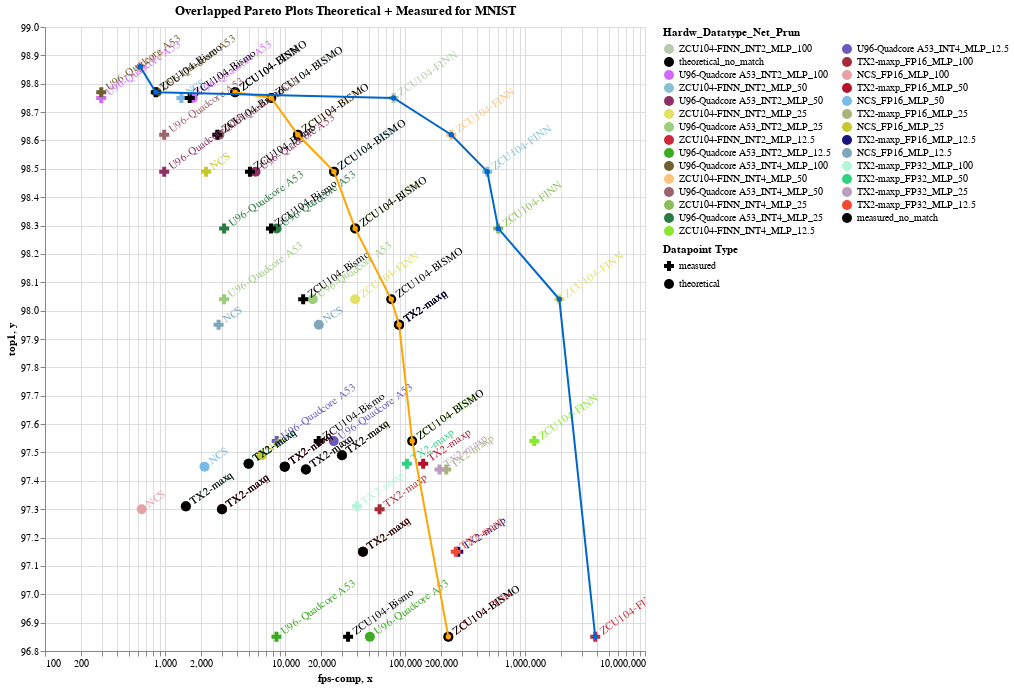

Write notebook code for a chart like this one.
### Markdown cell above
In order to easily understand how accurate predictions were, an overlapping between the Theoretical Pareto Plot and Measured Pareto Plot was made. In the plot below we have both theoretical (orange) and measured (blue) pareto lines. All measured datapoins are represented as crosses and all theoretical datatpoins are represented as circles. Some theoretical datapoints don't have a measured matched datapoint and the same goes for the measured datapoints. The theoretical pareto curve is, as expected, on the right of the measured one, as predictions are sometimes different form measurements.

### Code cell
#hide_input
%run scripts/overlapped_pareto.py
get_overlapped_pareto('mnist')

### Figure 1 — Vega-Lite specification as saved in the notebook (floating-point values rounded to 4 significant figures)
{"config": {"view": {"continuousWidth": 400, "continuousHeight": 300}}, "layer": [{"layer": [{"mark": {"type": "point", "filled": true, "opacity": 1, "size": 100}, "encoding": {"color": {"type": "nominal", "field": "color", "legend": {"columns": 2, "title": "Hardw_Datatype_Net_Prun"}, "scale": {"domain": ["ZCU104-FINN_INT2_MLP_100", "theoretical_no_match", "U96-Quadcore A53_INT2_MLP_100", "ZCU104-FINN_INT2_MLP_50", "U96-Quadcore A53_INT2_MLP_50", "ZCU104-FINN_INT2_MLP_25", "U96-Quadcore A53_INT2_MLP_25", "ZCU104-FINN_INT2_MLP_12.5", "U96-Quadcore A53_INT2_MLP_12.5", "U96-Quadcore A53_INT4_MLP_100", "ZCU104-FINN_INT4_MLP_50", "U96-Quadcore A53_INT4_MLP_50", "ZCU104-FINN_INT4_MLP_25", "U96-Quadcore A53_INT4_MLP_25", "ZCU104-FINN_INT4_MLP_12.5", "U96-Quadcore A53_INT4_MLP_12.5", "TX2-maxp_FP16_MLP_100", "NCS_FP16_MLP_100", "TX2-maxp_FP16_MLP_50", "NCS_FP16_MLP_50", "TX2-maxp_FP16_MLP_25", "NCS_FP16_MLP_25", "TX2-maxp_FP16_MLP_12.5", "NCS_FP16_MLP_12.5", "TX2-maxp_FP32_MLP_100", "TX2-maxp_FP32_MLP_50", "TX2-maxp_FP32_MLP_25", "TX2-maxp_FP32_MLP_12.5", "measured_no_match"], "range": ["#B7CAAC", "#000000", "#D269FC", "#86C2D3", "#8E3064", "#E2E162", "#9DCE7E", "#CD2939", "#3BAB22", "#705F2F", "#FBC479", "#9D626E", "#8ABD58", "#297B42", "#8AE833", "#695CBE", "#A82B3A", "#E4A3A5", "#B4122B", "#79BAE6", "#A8B37A", "#C7C82D", "#190F7D", "#7FA6BA", "#B3F6DC", "#2FD281", "#BA9EBE", "#F54830", "#000000"]}}, "shape": {"type": "nominal", "field": "type", "legend": {"title": "Datapoint Type"}, "scale": {"range": ["cross", "circle"]}}, "tooltip": [{"type": "nominal", "field": "hardw_datatype_net_prun"}, {"type": "nominal", "field": "color"}, {"type": "nominal", "field": "type"}, {"type": "quantitative", "field": "fps-comp"}, {"type": "nominal", "field": "top1"}], "x": {"type": "quantitative", "field": "fps-comp", "scale": {"type": "log"}}, "y": {"type": "quantitative", "field": "top1", "scale": {"zero": false}}}, "height": 624.0, "selection": {"selector015": {"type": "interval", "bind": "scales", "encodings": ["x", "y"]}}, "title": "Overlapped Pareto Plots Theoretical + Measured for MNIST", "width": 600}, {"mark": {"type": "text", "align": "left", "angle": 325, "baseline": "middle", "dx": 7}, "encoding": {"color": {"type": "nominal", "field": "color", "legend": {"columns": 2, "title": "Hardw_Datatype_Net_Prun"}, "scale": {"domain": ["ZCU104-FINN_INT2_MLP_100", "theoretical_no_match", "U96-Quadcore A53_INT2_MLP_100", "ZCU104-FINN_INT2_MLP_50", "U96-Quadcore A53_INT2_MLP_50", "ZCU104-FINN_INT2_MLP_25", "U96-Quadcore A53_INT2_MLP_25", "ZCU104-FINN_INT2_MLP_12.5", "U96-Quadcore A53_INT2_MLP_12.5", "U96-Quadcore A53_INT4_MLP_100", "ZCU104-FINN_INT4_MLP_50", "U96-Quadcore A53_INT4_MLP_50", "ZCU104-FINN_INT4_MLP_25", "U96-Quadcore A53_INT4_MLP_25", "ZCU104-FINN_INT4_MLP_12.5", "U96-Quadcore A53_INT4_MLP_12.5", "TX2-maxp_FP16_MLP_100", "NCS_FP16_MLP_100", "TX2-maxp_FP16_MLP_50", "NCS_FP16_MLP_50", "TX2-maxp_FP16_MLP_25", "NCS_FP16_MLP_25", "TX2-maxp_FP16_MLP_12.5", "NCS_FP16_MLP_12.5", "TX2-maxp_FP32_MLP_100", "TX2-maxp_FP32_MLP_50", "TX2-maxp_FP32_MLP_25", "TX2-maxp_FP32_MLP_12.5", "measured_no_match"], "range": ["#B7CAAC", "#000000", "#D269FC", "#86C2D3", "#8E3064", "#E2E162", "#9DCE7E", "#CD2939", "#3BAB22", "#705F2F", "#FBC479", "#9D626E", "#8ABD58", "#297B42", "#8AE833", "#695CBE", "#A82B3A", "#E4A3A5", "#B4122B", "#79BAE6", "#A8B37A", "#C7C82D", "#190F7D", "#7FA6BA", "#B3F6DC", "#2FD281", "#BA9EBE", "#F54830", "#000000"]}}, "shape": {"type": "nominal", "field": "type", "legend": {"title": "Datapoint Type"}, "scale": {"range": ["cross", "circle"]}}, "text": {"type": "nominal", "field": "hardw"}, "tooltip": [{"type": "nominal", "field": "hardw_datatype_net_prun"}, {"type": "nominal", "field": "color"}, {"type": "nominal", "field": "type"}, {"type": "quantitative", "field": "fps-comp"}, {"type": "nominal", "field": "top1"}], "x": {"type": "quantitative", "field": "fps-comp", "scale": {"type": "log"}}, "y": {"type": "quantitative", "field": "top1", "scale": {"zero": false}}}, "height": 624.0, "title": "Overlapped Pareto Plots Theoretical + Measured for MNIST", "width": 600}], "data": {"name": "data-4100ff70d9eec579d9c64f9fcf7022bb"}}, {"layer": [{"data": {"name": "data-cbc69d3c80f54c2420bfdac935848113"}, "mark": {"type": "line", "point": true}, "encoding": {"color": {"value": "#FFA500"}, "tooltip": [{"type": "nominal", "field": "group"}, {"type": "quantitative", "field": "x"}, {"type": "nominal", "field": "y"}], "x": {"type": "quantitative", "field": "x", "scale": {"type": "log"}}, "y": {"type": "quantitative", "field": "y", "scale": {"zero": false}}}, "selection": {"selector013": {"type": "interval", "bind": "scales", "encodings": ["x", "y"]}}}, {"data": {"name": "data-122073e9146c66ed189e3f49410c7cb9"}, "mark": {"type": "line", "point": true}, "encoding": {"color": {"value": "#0066CC"}, "tooltip": [{"type": "nominal", "field": "group"}, {"type": "quantitative", "field": "x"}, {"type": "quantitative", "field": "y"}], "x": {"type": "quantitative", "field": "x", "scale": {"type": "log"}}, "y": {"type": "quantitative", "field": "y", "scale": {"zero": false}}}, "selection": {"selector014": {"type": "interval", "bind": "scales", "encodings": ["x", "y"]}}}]}], "resolve": {"scale": {"color": "independent", "shape": "independent"}}, "title": "Overlapped Pareto Plots Theoretical + Measured for MNIST", "$schema": "https://vega.github.io/schema/vega-lite/v4.0.2.json", "datasets": {"data-4100ff70d9eec579d9c64f9fcf7022bb": [{"hardw_datatype_net_prun": "ZCU104-FINN_INT2_MLP_100", "hardw": "ZCU104-FINN", "network": "MLP", "fps-comp": 7680.0, "top1": "98.75", "type": "theoretical", "pairs": true, "color": "ZCU104-FINN_INT2_MLP_100"}, {"hardw_datatype_net_prun": "ZCU104-BISMO_INT2_MLP_100", "hardw": "ZCU104-BISMO", "network": "MLP", "fps-comp": 7680.0, "top1": "98.75", "type": "theoretical", "pairs": false, "color": "theoretical_no_match"}, {"hardw_datatype_net_prun": "U96-Quadcore A53_INT2_MLP_100", "hardw": "U96-Quadcore A53", "network": "MLP", "fps-comp": 1704.0, "top1": "98.75", "type": "theoretical", "pairs": true, "color": "U96-Quadcore A53_INT2_MLP_100"}, {"hardw_datatype_net_prun": "ZCU104-FINN_INT2_MLP_50", "hardw": "ZCU104-FINN", "network": "MLP", "fps-comp": 25600.0, "top1": "98.49", "type": "theoretical", "pairs": true, "color": "ZCU104-FINN_INT2_MLP_50"}, {"hardw_datatype_net_prun": "ZCU104-BISMO_INT2_MLP_50", "hardw": "ZCU104-BISMO", "network": "MLP", "fps-comp": 25600.0, "top1": "98.49", "type": "theoretical", "pairs": false, "color": "theoretical_no_match"}, {"hardw_datatype_net_prun": "U96-Quadcore A53_INT2_MLP_50", "hardw": "U96-Quadcore A53", "network": "MLP", "fps-comp": 5680.0, "top1": "98.49", "type": "theoretical", "pairs": true, "color": "U96-Quadcore A53_INT2_MLP_50"}, {"hardw_datatype_net_prun": "ZCU104-FINN_INT2_MLP_25", "hardw": "ZCU104-FINN", "network": "MLP", "fps-comp": 38400.0, "top1": "98.04", "type": "theoretical", "pairs": true, "color": "ZCU104-FINN_INT2_MLP_25"}, {"hardw_datatype_net_prun": "ZCU104-BISMO_INT2_MLP_25", "hardw": "ZCU104-BISMO", "network": "MLP", "fps-comp": 76800.0, "top1": "98.04", "type": "theoretical", "pairs": false, "color": "theoretical_no_match"}, {"hardw_datatype_net_prun": "U96-Quadcore A53_INT2_MLP_25", "hardw": "U96-Quadcore A53", "network": "MLP", "fps-comp": 17040.0, "top1": "98.04", "type": "theoretical", "pairs": true, "color": "U96-Quadcore A53_INT2_MLP_25"}, {"hardw_datatype_net_prun": "ZCU104-FINN_INT2_MLP_12.5", "hardw": "ZCU104-FINN", "network": "MLP", "fps-comp": 229700.0, "top1": "96.85", "type": "theoretical", "pairs": true, "color": "ZCU104-FINN_INT2_MLP_12.5"}, {"hardw_datatype_net_prun": "ZCU104-BISMO_INT2_MLP_12.5", "hardw": "ZCU104-BISMO", "network": "MLP", "fps-comp": 229700.0, "top1": "96.85", "type": "theoretical", "pairs": false, "color": "theoretical_no_match"}, {"hardw_datatype_net_prun": "U96-Quadcore A53_INT2_MLP_12.5", "hardw": "U96-Quadcore A53", "network": "MLP", "fps-comp": 50970.0, "top1": "96.85", "type": "theoretical", "pairs": true, "color": "U96-Quadcore A53_INT2_MLP_12.5"}, {"hardw_datatype_net_prun": "ZCU104-FINN_INT4_MLP_100", "hardw": "ZCU104-FINN", "network": "MLP", "fps-comp": 3840.0, "top1": "98.77", "type": "theoretical", "pairs": false, "color": "theoretical_no_match"}, {"hardw_datatype_net_prun": "ZCU104-BISMO_INT4_MLP_100", "hardw": "ZCU104-BISMO", "network": "MLP", "fps-comp": 3840.0, "top1": "98.77", "type": "theoretical", "pairs": false, "color": "theoretical_no_match"}, {"hardw_datatype_net_prun": "U96-Quadcore A53_INT4_MLP_100", "hardw": "U96-Quadcore A53", "network": "MLP", "fps-comp": 852.0, "top1": "98.77", "type": "theoretical", "pairs": true, "color": "U96-Quadcore A53_INT4_MLP_100"}, {"hardw_datatype_net_prun": "ZCU104-FINN_INT4_MLP_50", "hardw": "ZCU104-FINN", "network": "MLP", "fps-comp": 12800.0, "top1": "98.62", "type": "theoretical", "pairs": true, "color": "ZCU104-FINN_INT4_MLP_50"}, {"hardw_datatype_net_prun": "ZCU104-BISMO_INT4_MLP_50", "hardw": "ZCU104-BISMO", "network": "MLP", "fps-comp": 12800.0, "top1": "98.62", "type": "theoretical", "pairs": false, "color": "theoretical_no_match"}, {"hardw_datatype_net_prun": "U96-Quadcore A53_INT4_MLP_50", "hardw": "U96-Quadcore A53", "network": "MLP", "fps-comp": 2840.0, "top1": "98.62", "type": "theoretical", "pairs": true, "color": "U96-Quadcore A53_INT4_MLP_50"}, {"hardw_datatype_net_prun": "ZCU104-FINN_INT4_MLP_25", "hardw": "ZCU104-FINN", "network": "MLP", "fps-comp": 38400.0, "top1": "98.29", "type": "theoretical", "pairs": true, "color": "ZCU104-FINN_INT4_MLP_25"}, {"hardw_datatype_net_prun": "ZCU104-BISMO_INT4_MLP_25", "hardw": "ZCU104-BISMO", "network": "MLP", "fps-comp": 38400.0, "top1": "98.29", "type": "theoretical", "pairs": false, "color": "theoretical_no_match"}, {"hardw_datatype_net_prun": "U96-Quadcore A53_INT4_MLP_25", "hardw": "U96-Quadcore A53", "network": "MLP", "fps-comp": 8520.0, "top1": "98.29", "type": "theoretical", "pairs": true, "color": "U96-Quadcore A53_INT4_MLP_25"}, {"hardw_datatype_net_prun": "ZCU104-FINN_INT4_MLP_12.5", "hardw": "ZCU104-FINN", "network": "MLP", "fps-comp": 114900.0, "top1": "97.54", "type": "theoretical", "pairs": true, "color": "ZCU104-FINN_INT4_MLP_12.5"}, {"hardw_datatype_net_prun": "ZCU104-BISMO_INT4_MLP_12.5", "hardw": "ZCU104-BISMO", "network": "MLP", "fps-comp": 114900.0, "top1": "97.54", "type": "theoretical", "pairs": false, "color": "theoretical_no_match"}, {"hardw_datatype_net_prun": "U96-Quadcore A53_INT4_MLP_12.5", "hardw": "U96-Quadcore A53", "network": "MLP", "fps-comp": 25480.0, "top1": "97.54", "type": "theoretical", "pairs": true, "color": "U96-Quadcore A53_INT4_MLP_12.5"}, {"hardw_datatype_net_prun": "TX2-maxn_FP16_MLP_100", "hardw": "TX2-maxn", "network": "MLP", "fps-comp": 2985.0, "top1": "97.3", "type": "theoretical", "pairs": false, "color": "theoretical_no_match"}, {"hardw_datatype_net_prun": "TX2-maxp_FP16_MLP_100", "hardw": "TX2-maxp", "network": "MLP", "fps-comp": 2985.0, "top1": "97.3", "type": "theoretical", "pairs": true, "color": "TX2-maxp_FP16_MLP_100"}, {"hardw_datatype_net_prun": "TX2-maxq_FP16_MLP_100", "hardw": "TX2-maxq", "network": "MLP", "fps-comp": 2985.0, "top1": "97.3", "type": "theoretical", "pairs": false, "color": "theoretical_no_match"}, {"hardw_datatype_net_prun": "NCS_FP16_MLP_100", "hardw": "NCS", "network": "MLP", "fps-comp": 640.0, "top1": "97.3", "type": "theoretical", "pairs": true, "color": "NCS_FP16_MLP_100"}, {"hardw_datatype_net_prun": "TX2-maxn_FP16_MLP_50", "hardw": "TX2-maxn", "network": "MLP", "fps-comp": 9950.0, "top1": "97.45", "type": "theoretical", "pairs": false, "color": "theoretical_no_match"}, {"hardw_datatype_net_prun": "TX2-maxp_FP16_MLP_50", "hardw": "TX2-maxp", "network": "MLP", "fps-comp": 9950.0, "top1": "97.45", "type": "theoretical", "pairs": true, "color": "TX2-maxp_FP16_MLP_50"}, {"hardw_datatype_net_prun": "TX2-maxq_FP16_MLP_50", "hardw": "TX2-maxq", "network": "MLP", "fps-comp": 9950.0, "top1": "97.45", "type": "theoretical", "pairs": false, "color": "theoretical_no_match"}, {"hardw_datatype_net_prun": "NCS_FP16_MLP_50", "hardw": "NCS", "network": "MLP", "fps-comp": 2133.0, "top1": "97.45", "type": "theoretical", "pairs": true, "color": "NCS_FP16_MLP_50"}, {"hardw_datatype_net_prun": "TX2-maxn_FP16_MLP_25", "hardw": "TX2-maxn", "network": "MLP", "fps-comp": 29850.0, "top1": "97.49", "type": "theoretical", "pairs": false, "color": "theoretical_no_match"}, {"hardw_datatype_net_prun": "TX2-maxp_FP16_MLP_25", "hardw": "TX2-maxp", "network": "MLP", "fps-comp": 29850.0, "top1": "97.49", "type": "theoretical", "pairs": true, "color": "TX2-maxp_FP16_MLP_25"}, {"hardw_datatype_net_prun": "TX2-maxq_FP16_MLP_25", "hardw": "TX2-maxq", "network": "MLP", "fps-comp": 29850.0, "top1": "97.49", "type": "theoretical", "pairs": false, "color": "theoretical_no_match"}, {"hardw_datatype_net_prun": "NCS_FP16_MLP_25", "hardw": "NCS", "network": "MLP", "fps-comp": 6400.0, "top1": "97.49", "type": "theoretical", "pairs": true, "color": "NCS_FP16_MLP_25"}, {"hardw_datatype_net_prun": "TX2-maxn_FP16_MLP_12.5", "hardw": "TX2-maxn", "network": "MLP", "fps-comp": 89280.0, "top1": "97.95", "type": "theoretical", "pairs": false, "color": "theoretical_no_match"}, {"hardw_datatype_net_prun": "TX2-maxp_FP16_MLP_12.5", "hardw": "TX2-maxp", "network": "MLP", "fps-comp": 89280.0, "top1": "97.95", "type": "theoretical", "pairs": true, "color": "TX2-maxp_FP16_MLP_12.5"}, {"hardw_datatype_net_prun": "TX2-maxq_FP16_MLP_12.5", "hardw": "TX2-maxq", "network": "MLP", "fps-comp": 89280.0, "top1": "97.95", "type": "theoretical", "pairs": false, "color": "theoretical_no_match"}, {"hardw_datatype_net_prun": "NCS_FP16_MLP_12.5", "hardw": "NCS", "network": "MLP", "fps-comp": 19140.0, "top1": "97.95", "type": "theoretical", "pairs": true, "color": "NCS_FP16_MLP_12.5"}, {"hardw_datatype_net_prun": "TX2-maxn_FP32_MLP_100", "hardw": "TX2-maxn", "network": "MLP", "fps-comp": 1492.0, "top1": "97.31", "type": "theoretical", "pairs": false, "color": "theoretical_no_match"}, {"hardw_datatype_net_prun": "TX2-maxp_FP32_MLP_100", "hardw": "TX2-maxp", "network": "MLP", "fps-comp": 1492.0, "top1": "97.31", "type": "theoretical", "pairs": true, "color": "TX2-maxp_FP32_MLP_100"}, {"hardw_datatype_net_prun": "TX2-maxq_FP32_MLP_100", "hardw": "TX2-maxq", "network": "MLP", "fps-comp": 1492.0, "top1": "97.31", "type": "theoretical", "pairs": false, "color": "theoretical_no_match"}, {"hardw_datatype_net_prun": "TX2-maxn_FP32_MLP_50", "hardw": "TX2-maxn", "network": "MLP", "fps-comp": 4975.0, "top1": "97.46", "type": "theoretical", "pairs": false, "color": "theoretical_no_match"}, {"hardw_datatype_net_prun": "TX2-maxp_FP32_MLP_50", "hardw": "TX2-maxp", "network": "MLP", "fps-comp": 4975.0, "top1": "97.46", "type": "theoretical", "pairs": true, "color": "TX2-maxp_FP32_MLP_50"}, {"hardw_datatype_net_prun": "TX2-maxq_FP32_MLP_50", "hardw": "TX2-maxq", "network": "MLP", "fps-comp": 4975.0, "top1": "97.46", "type": "theoretical", "pairs": false, "color": "theoretical_no_match"}, {"hardw_datatype_net_prun": "TX2-maxn_FP32_MLP_25", "hardw": "TX2-maxn", "network": "MLP", "fps-comp": 14920.0, "top1": "97.44", "type": "theoretical", "pairs": false, "color": "theoretical_no_match"}, {"hardw_datatype_net_prun": "TX2-maxp_FP32_MLP_25", "hardw": "TX2-maxp", "network": "MLP", "fps-comp": 14920.0, "top1": "97.44", "type": "theoretical", "pairs": true, "color": "TX2-maxp_FP32_MLP_25"}, {"hardw_datatype_net_prun": "TX2-maxq_FP32_MLP_25", "hardw": "TX2-maxq", "network": "MLP", "fps-comp": 14920.0, "top1": "97.44", "type": "theoretical", "pairs": false, "color": "theoretical_no_match"}, {"hardw_datatype_net_prun": "TX2-maxn_FP32_MLP_12.5", "hardw": "TX2-maxn", "network": "MLP", "fps-comp": 44640.0, "top1": "97.15", "type": "theoretical", "pairs": false, "color": "theoretical_no_match"}, {"hardw_datatype_net_prun": "TX2-maxp_FP32_MLP_12.5", "hardw": "TX2-maxp", "network": "MLP", "fps-comp": 44640.0, "top1": "97.15", "type": "theoretical", "pairs": true, "color": "TX2-maxp_FP32_MLP_12.5"}, {"hardw_datatype_net_prun": "TX2-maxq_FP32_MLP_12.5", "hardw": "TX2-maxq", "network": "MLP", "fps-comp": 44640.0, "top1": "97.15", "type": "theoretical", "pairs": false, "color": "theoretical_no_match"}, {"hardw_datatype_net_prun": "NCS_FP16_MLP_100", "hardw": "NCS", "network": "MLP", "fps-comp": 621.3, "top1": 98.86, "type": "measured", "pairs": true, "color": "NCS_FP16_MLP_100"}, {"hardw_datatype_net_prun": "NCS_FP16_MLP_12.5", "hardw": "NCS", "network": "MLP", "fps-comp": 2796.0, "top1": 97.95, "type": "measured", "pairs": true, "color": "NCS_FP16_MLP_12.5"}, {"hardw_datatype_net_prun": "NCS_FP16_MLP_25", "hardw": "NCS", "network": "MLP", "fps-comp": 2197.0, "top1": 98.49, "type": "measured", "pairs": true, "color": "NCS_FP16_MLP_25"}, {"hardw_datatype_net_prun": "NCS_FP16_MLP_50", "hardw": "NCS", "network": "MLP", "fps-comp": 1371.0, "top1": 98.75, "type": "measured", "pairs": true, "color": "NCS_FP16_MLP_50"}, {"hardw_datatype_net_prun": "TX2-maxp_FP16_MLP_100", "hardw": "TX2-maxp", "network": "MLP", "fps-comp": 61410.0, "top1": 97.3, "type": "measured", "pairs": true, "color": "TX2-maxp_FP16_MLP_100"}, {"hardw_datatype_net_prun": "TX2-maxp_FP16_MLP_12.5", "hardw": "TX2-maxp", "network": "MLP", "fps-comp": 278000.0, "top1": 97.15, "type": "measured", "pairs": true, "color": "TX2-maxp_FP16_MLP_12.5"}, {"hardw_datatype_net_prun": "TX2-maxp_FP16_MLP_25", "hardw": "TX2-maxp", "network": "MLP", "fps-comp": 220800.0, "top1": 97.44, "type": "measured", "pairs": true, "color": "TX2-maxp_FP16_MLP_25"}, {"hardw_datatype_net_prun": "TX2-maxp_FP16_MLP_50", "hardw": "TX2-maxp", "network": "MLP", "fps-comp": 141700.0, "top1": 97.46, "type": "measured", "pairs": true, "color": "TX2-maxp_FP16_MLP_50"}, {"hardw_datatype_net_prun": "TX2-maxp_FP32_MLP_100", "hardw": "TX2-maxp", "network": "MLP", "fps-comp": 39800.0, "top1": 97.31, "type": "measured", "pairs": true, "color": "TX2-maxp_FP32_MLP_100"}, {"hardw_datatype_net_prun": "TX2-maxp_FP32_MLP_12.5", "hardw": "TX2-maxp", "network": "MLP", "fps-comp": 264900.0, "top1": 97.15, "type": "measured", "pairs": true, "color": "TX2-maxp_FP32_MLP_12.5"}, {"hardw_datatype_net_prun": "TX2-maxp_FP32_MLP_25", "hardw": "TX2-maxp", "network": "MLP", "fps-comp": 193900.0, "top1": 97.44, "type": "measured", "pairs": true, "color": "TX2-maxp_FP32_MLP_25"}, {"hardw_datatype_net_prun": "TX2-maxp_FP32_MLP_50", "hardw": "TX2-maxp", "network": "MLP", "fps-comp": 103800.0, "top1": 97.46, "type": "measured", "pairs": true, "color": "TX2-maxp_FP32_MLP_50"}, {"hardw_datatype_net_prun": "U96-Quadcore A53_INT2_MLP_100", "hardw": "U96-Quadcore A53", "network": "MLP", "fps-comp": 294.1, "top1": 98.75, "type": "measured", "pairs": true, "color": "U96-Quadcore A53_INT2_MLP_100"}, {"hardw_datatype_net_prun": "U96-Quadcore A53_INT2_MLP_12.5", "hardw": "U96-Quadcore A53", "network": "MLP", "fps-comp": 8494.0, "top1": 96.85, "type": "measured", "pairs": true, "color": "U96-Quadcore A53_INT2_MLP_12.5"}, {"hardw_datatype_net_prun": "U96-Quadcore A53_INT2_MLP_25", "hardw": "U96-Quadcore A53", "network": "MLP", "fps-comp": 3105.0, "top1": 98.04, "type": "measured", "pairs": true, "color": "U96-Quadcore A53_INT2_MLP_25"}, {"hardw_datatype_net_prun": "U96-Quadcore A53_INT2_MLP_50", "hardw": "U96-Quadcore A53", "network": "MLP", "fps-comp": 985.3, "top1": 98.49, "type": "measured", "pairs": true, "color": "U96-Quadcore A53_INT2_MLP_50"}, {"hardw_datatype_net_prun": "U96-Quadcore A53_INT4_MLP_100", "hardw": "U96-Quadcore A53", "network": "MLP", "fps-comp": 294.4, "top1": 98.77, "type": "measured", "pairs": true, "color": "U96-Quadcore A53_INT4_MLP_100"}, {"hardw_datatype_net_prun": "U96-Quadcore A53_INT4_MLP_12.5", "hardw": "U96-Quadcore A53", "network": "MLP", "fps-comp": 8536.0, "top1": 97.54, "type": "measured", "pairs": true, "color": "U96-Quadcore A53_INT4_MLP_12.5"}, {"hardw_datatype_net_prun": "U96-Quadcore A53_INT4_MLP_25", "hardw": "U96-Quadcore A53", "network": "MLP", "fps-comp": 3110.0, "top1": 98.29, "type": "measured", "pairs": true, "color": "U96-Quadcore A53_INT4_MLP_25"}, {"hardw_datatype_net_prun": "U96-Quadcore A53_INT4_MLP_50", "hardw": "U96-Quadcore A53", "network": "MLP", "fps-comp": 984.9, "top1": 98.62, "type": "measured", "pairs": true, "color": "U96-Quadcore A53_INT4_MLP_50"}, {"hardw_datatype_net_prun": "ZCU104-Bismo_INT2_MLP_100", "hardw": "ZCU104-Bismo", "network": "MLP", "fps-comp": 1607.0, "top1": 98.75, "type": "measured", "pairs": false, "color": "measured_no_match"}, {"hardw_datatype_net_prun": "ZCU104-Bismo_INT2_MLP_12.5", "hardw": "ZCU104-Bismo", "network": "MLP", "fps-comp": 33540.0, "top1": 96.85, "type": "measured", "pairs": false, "color": "measured_no_match"}, {"hardw_datatype_net_prun": "ZCU104-Bismo_INT2_MLP_25", "hardw": "ZCU104-Bismo", "network": "MLP", "fps-comp": 14170.0, "top1": 98.04, "type": "measured", "pairs": false, "color": "measured_no_match"}, {"hardw_datatype_net_prun": "ZCU104-Bismo_INT2_MLP_50", "hardw": "ZCU104-Bismo", "network": "MLP", "fps-comp": 5104.0, "top1": 98.49, "type": "measured", "pairs": false, "color": "measured_no_match"}, {"hardw_datatype_net_prun": "ZCU104-Bismo_INT4_MLP_100", "hardw": "ZCU104-Bismo", "network": "MLP", "fps-comp": 838.4, "top1": 98.77, "type": "measured", "pairs": false, "color": "measured_no_match"}, {"hardw_datatype_net_prun": "ZCU104-Bismo_INT4_MLP_12.5", "hardw": "ZCU104-Bismo", "network": "MLP", "fps-comp": 19090.0, "top1": 97.54, "type": "measured", "pairs": false, "color": "measured_no_match"}, {"hardw_datatype_net_prun": "ZCU104-Bismo_INT4_MLP_25", "hardw": "ZCU104-Bismo", "network": "MLP", "fps-comp": 7643.0, "top1": 98.29, "type": "measured", "pairs": false, "color": "measured_no_match"}, {"hardw_datatype_net_prun": "ZCU104-Bismo_INT4_MLP_50", "hardw": "ZCU104-Bismo", "network": "MLP", "fps-comp": 2728.0, "top1": 98.62, "type": "measured", "pairs": false, "color": "measured_no_match"}, {"hardw_datatype_net_prun": "ZCU104-FINN_INT2_MLP_100", "hardw": "ZCU104-FINN", "network": "MLP", "fps-comp": 80390.0, "top1": 98.75, "type": "measured", "pairs": true, "color": "ZCU104-FINN_INT2_MLP_100"}, {"hardw_datatype_net_prun": "ZCU104-FINN_INT2_MLP_12.5", "hardw": "ZCU104-FINN", "network": "MLP", "fps-comp": 3850000.0, "top1": 96.85, "type": "measured", "pairs": true, "color": "ZCU104-FINN_INT2_MLP_12.5"}, {"hardw_datatype_net_prun": "ZCU104-FINN_INT2_MLP_25", "hardw": "ZCU104-FINN", "network": "MLP", "fps-comp": 1932000.0, "top1": 98.04, "type": "measured", "pairs": true, "color": "ZCU104-FINN_INT2_MLP_25"}, {"hardw_datatype_net_prun": "ZCU104-FINN_INT2_MLP_50", "hardw": "ZCU104-FINN", "network": "MLP", "fps-comp": 484800.0, "top1": 98.49, "type": "measured", "pairs": true, "color": "ZCU104-FINN_INT2_MLP_50"}, {"hardw_datatype_net_prun": "ZCU104-FINN_INT4_MLP_12.5", "hardw": "ZCU104-FINN", "network": "MLP", "fps-comp": 1193000.0, "top1": 97.54, "type": "measured", "pairs": true, "color": "ZCU104-FINN_INT4_MLP_12.5"}, {"hardw_datatype_net_prun": "ZCU104-FINN_INT4_MLP_25", "hardw": "ZCU104-FINN", "network": "MLP", "fps-comp": 598100.0, "top1": 98.29, "type": "measured", "pairs": true, "color": "ZCU104-FINN_INT4_MLP_25"}, {"hardw_datatype_net_prun": "ZCU104-FINN_INT4_MLP_50", "hardw": "ZCU104-FINN", "network": "MLP", "fps-comp": 242900.0, "top1": 98.62, "type": "measured", "pairs": true, "color": "ZCU104-FINN_INT4_MLP_50"}], "data-cbc69d3c80f54c2420bfdac935848113": [{"x": 3840.0, "y": "98.77", "group": "ZCU104-FINN_INT4_MLP_100"}, {"x": 7680.0, "y": "98.75", "group": "ZCU104-BISMO_INT2_MLP_100"}, {"x": 12800.0, "y": "98.62", "group": "ZCU104-FINN_INT4_MLP_50"}, {"x": 25600.0, "y": "98.49", "group": "ZCU104-BISMO_INT2_MLP_50"}, {"x": 38400.0, "y": "98.29", "group": "ZCU104-BISMO_INT4_MLP_25"}, {"x": 76800.0, "y": "98.04", "group": "ZCU104-BISMO_INT2_MLP_25"}, {"x": 89280.0, "y": "97.95", "group": "TX2-maxp_FP16_MLP_12.5"}, {"x": 114900.0, "y": "97.54", "group": "ZCU104-FINN_INT4_MLP_12.5"}, {"x": 229700.0, "y": "96.85", "group": "ZCU104-BISMO_INT2_MLP_12.5"}], "data-122073e9146c66ed189e3f49410c7cb9": [{"x": 621.3, "y": 98.86, "group": "NCS_FP16_MLP_100"}, {"x": 838.4, "y": 98.77, "group": "ZCU104-Bismo_INT4_MLP_100"}, {"x": 80390.0, "y": 98.75, "group": "ZCU104-FINN_INT2_MLP_100"}, {"x": 242900.0, "y": 98.62, "group": "ZCU104-FINN_INT4_MLP_50"}, {"x": 484800.0, "y": 98.49, "group": "ZCU104-FINN_INT2_MLP_50"}, {"x": 598100.0, "y": 98.29, "group": "ZCU104-FINN_INT4_MLP_25"}, {"x": 1932000.0, "y": 98.04, "group": "ZCU104-FINN_INT2_MLP_25"}, {"x": 3850000.0, "y": 96.85, "group": "ZCU104-FINN_INT2_MLP_12.5"}]}}
